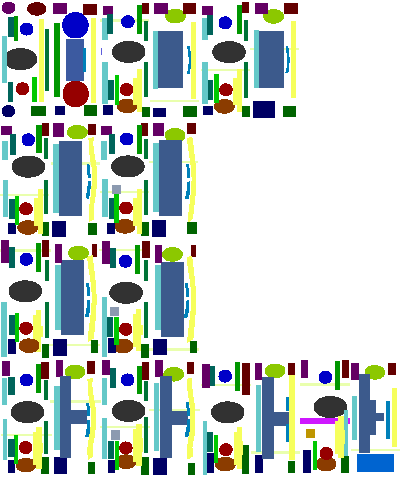
#> input picture DistToROI Testing/roi400.png, 400 x 478 px, found by its file name
$ python ROI_main.py   (older library calls are emulated)
#> lines starting #> are read from the running program, lines starting #| are printed output that depends on the picture; after the words box and inside, x2 and y2 are one past the last pixel; in counts of white or black regions, pixels touching at a corner belong together
#> further down, roi_image is the input picture: shape (478, 400, 3); mean B, G, R 199, 204.4, 195.1
### ROI_test.py
### 3/12/19
### testing the minDistToROI codes on fixation_dict, RoiDf, and nRowsImg and nColsImg

import pickle
import pandas as pd
import numpy as np
import cv2
# import logger


def findMinDistToROI(fixIn, roiDf, roiImagePath, numSegsX=4, numSegsY=8):
    # if fixIn['idx'] % 50 == 0:
        # logger.info('Finding minimum distance for fix ' + str(fixIn['idx']))

    # [21 lines left out: function minDistToAnRoi, not called in this run]

    # Select only those RGB within the same segment as the fixation
    roiInSegDf = roiDf[(roiDf['Xseg'] == fixIn.loc['Xseg']) & (roiDf['Yseg'] == fixIn.loc['Yseg'])]
    # roiInSegDf = roiDf[(roiDf['Xseg']) == 2 & (roiDf['Yseg'] == 1)]
    print(roiInSegDf)
    # Check to see if there are ROI in this segment
    if (roiInSegDf.empty):
        # print('No roi in this fixation''s segment')
        return {'nearestROI': np.nan, 'distToNearestROI': np.nan, 'roiDistances': []}
    else:
        # roiImg = cv2.imread(roiImagePath)
        roiImg = roiImagePath

        # if( roiImg is  None):
            # logger.error('Invalid ROI file.')

        # Find pixels in the segment
        billHeightPx = np.shape(roiImg)[0] / numSegsX
        billWidthPx = np.shape(roiImg)[1] / numSegsY

        # np.min([billHeightPx,billWidthPx])
        # Mask the segment in the ROI image
        lBound = int(billWidthPx * fixIn['Xseg'])
        tBound = int(billHeightPx * fixIn['Yseg'])
        segMask = np.zeros(roiImg.shape[:2], np.uint8)
        segMask[tBound:int(tBound + billHeightPx), lBound:int(lBound + billWidthPx)] = 255
        roiSegImg = cv2.bitwise_and(roiImg, roiImg, mask=segMask)
        roiSegImg = cv2.cvtColor(roiSegImg, cv2.COLOR_BGR2RGB)


        # Fix not in an ROI.  Find nearest.

        # Find min fix-to-pixel dist for each ROI
        # minDistToROI_roi for this fix will be of len(roiInSegDf)
        minDistToROI_roi = roiInSegDf.apply(lambda roi: minDistToAnRoi(fixIn, roi, roiSegImg), axis=1)
        # Find min fix-to-roi distance among all distances
        minIdx = roiInSegDf['idx'].iloc[np.nanargmin(minDistToROI_roi)]
        minVal = np.min(minDistToROI_roi[np.isfinite(minDistToROI_roi)])  # nan min was having issues.

    minVal = minVal / np.min([billHeightPx, billWidthPx])

    #return {'nearestROI': minIdx, 'distToNearestROI': minVal, 'roiDistances': np.array(minDistToROI_roi.values,dtype=np.float) }
    return {'nearestROI': minIdx, 'distToNearestROI': minVal}


def createRoiDf(roiFileName, numSegsX=8, numSegsY=4):
    '''
    Input: Takes as input an image with color coded ROI in RGB space
    Returns: A dataframe where rows are regions of interest
    '''
#> called with numSegsX = 8, numSegsY = 4

    # logger.info('Finding ROI in image file.')

    # roiImg = cv2.imread(roiFileName)
    roiImg = roiFileName

    # Find pixels in the segment
    billHeightPx = np.shape(roiImg)[0] / numSegsY
#> billHeightPx = 119.5
    billWidthPx = np.shape(roiImg)[1] / numSegsX
#> billWidthPx = 50

    roiDicts = []

    for segX in range(numSegsX):
        for segY in range(numSegsY):

            # Mask the segment in the ROI image
            lBound = int(billWidthPx * segX)
            tBound = int(billHeightPx * segY)
            segMask = np.zeros(roiImg.shape[:2], np.uint8)
            segMask[tBound:int(tBound + billHeightPx), lBound:int(lBound + billWidthPx)] = 255
            roiSegImg = cv2.bitwise_and(roiImg, roiImg, mask=segMask)
            roiSegImg = cv2.cvtColor(roiSegImg, cv2.COLOR_BGR2RGB)

            # Find unique ROI within masked segment.
            # Surprisingly, this block takes the longest to compute.
            uniqueColors_roi = list(set(tuple(v) for m2d in roiSegImg for v in m2d))
            uniqueColors_roi.remove((255, 255, 255))
            uniqueColors_roi.remove((0, 0, 0))
            uniqueColors_roi = np.array(uniqueColors_roi, dtype="uint8")

            # Append ROI info to roiDicts (a list of dicts)
            for roiColor in uniqueColors_roi:
                # Find center of ROI on this segment
                roiMask = cv2.inRange(roiSegImg, roiColor, roiColor)
                maskCenter_YX = np.mean(np.where(roiMask), axis=1)

                roiDicts.append({'colorVal': np.array(roiColor, dtype="uint8"), 'Xseg': segX, 'Yseg': segY,
                                 'centroidX': maskCenter_YX[1],
                                 'centroidY': maskCenter_YX[0]})
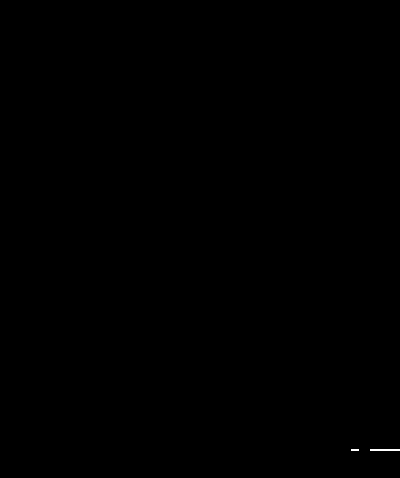
#> roiMask: shape (478, 400); 0.04% white in thin lines or dots, all inside (x1, y1, x2, y2) = (351, 449, 400, 451)
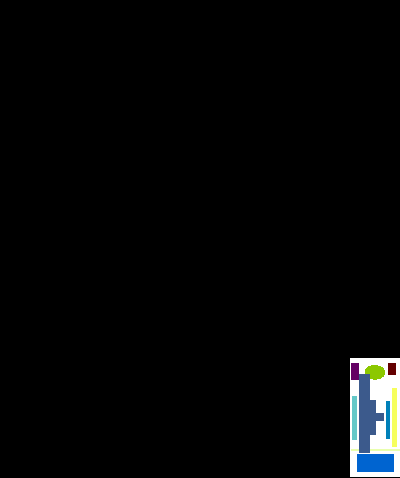
#> roiSegImg: shape (478, 400, 3); mean R, G, B 5.2, 5.9, 6.1
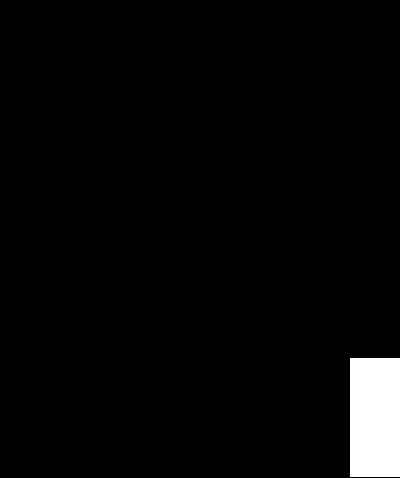
#> segMask: shape (478, 400); 3.1% white; 1 white region, box (x1, y1, x2, y2) and area: (350, 358, 400, 477) 5950
#> after the loop, roiDicts = 275 items

    roiDf = pd.DataFrame(roiDicts)
#> roiDf = table of 275 rows and 5 columns
    roiDf['idx'] = range(0, len(roiDf))

    return roiDf

### ROI_main.py
import numpy as np
import pandas as pd
import cv2
import pickle
import ROI_test as roi

roi_image = cv2.imread('roi400.png')

segX = 2
segY = 1
Frame = 41314
fixX = 430
fixY = 343

fix = []

fix.append({'Frame':Frame, 'Xseg': segX, 'Yseg': segY,
                        'fixX':fixX,'fixY':fixY})

fixIn = pd.DataFrame(fix)

# fixIn = pd.read_pickle('Subject_35_Fixations_2019-Mar-12_14h32m.pickle')
print("fixIn")
print(fixIn)
fixIn['fixNormX'] = fixIn['fixX'] / np.shape(roi_image)[1]
fixIn['fixNormY'] = fixIn['fixY'] / np.shape(roi_image)[0]

roiDf = roi.createRoiDf(roi_image, numSegsX=8, numSegsY=4)
#> roiDf = table of 275 rows and 6 columns
print("roiDf")
print(roiDf)
#> (printed output is left out)

dictOut = roi.findMinDistToROI(fixIn, roiDf, roi_image, numSegsX=4, numSegsY=8)
#> (the run stopped early here; a loop or call above may not have finished)
